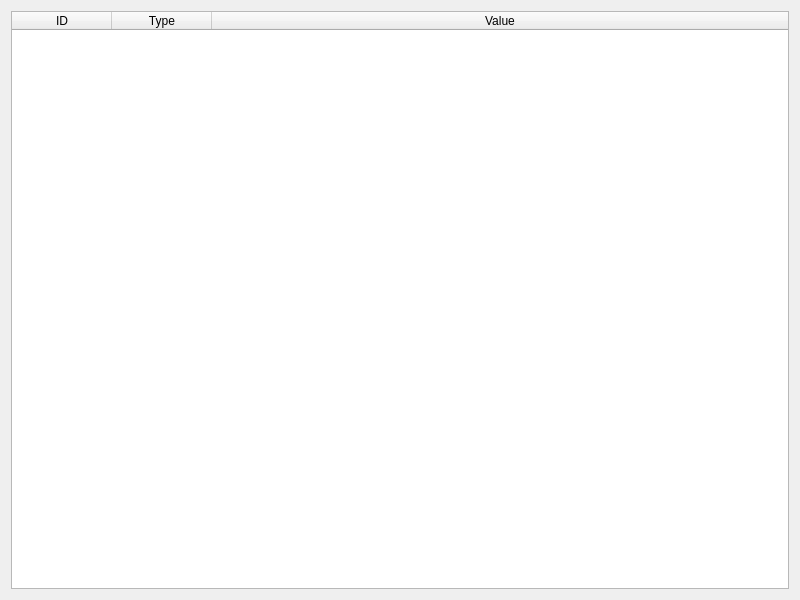
<?xml version="1.0" encoding="UTF-8"?>
<ui version="4.0">
 <class>PropertiesViewer</class>
 <widget class="QWidget" name="PropertiesViewer">
  <property name="geometry">
   <rect>
    <x>0</x>
    <y>0</y>
    <width>800</width>
    <height>600</height>
   </rect>
  </property>
  <property name="windowTitle">
   <string>PropertiesViewer</string>
  </property>
  <layout class="QGridLayout" name="gridLayout">
   <item row="0" column="0">
    <widget class="QTableWidget" name="tableProps">
     <attribute name="horizontalHeaderDefaultSectionSize">
      <number>100</number>
     </attribute>
     <attribute name="horizontalHeaderStretchLastSection">
      <bool>true</bool>
     </attribute>
     <attribute name="verticalHeaderStretchLastSection">
      <bool>false</bool>
     </attribute>
     <column>
      <property name="text">
       <string>ID</string>
      </property>
     </column>
     <column>
      <property name="text">
       <string>Type</string>
      </property>
     </column>
     <column>
      <property name="text">
       <string>Value</string>
      </property>
     </column>
    </widget>
   </item>
  </layout>
 </widget>
 <resources/>
 <connections/>
</ui>
